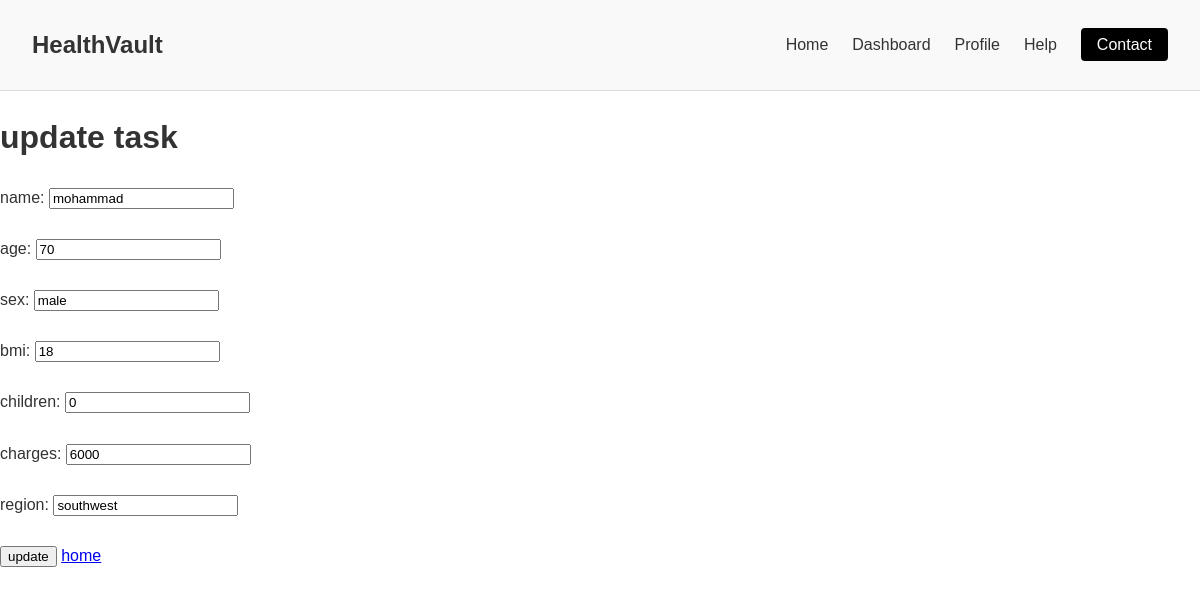
Screenshot of /update/1 with the database file from the repository.
### models/medic.py (models this page shows)
class Patients(db.Model):
    id = db.Column(db.Integer, primary_key=True)
    name = db.Column(db.String, nullable=False)
    age = db.Column(db.Integer, nullable=False)
    sex = db.Column(db.String, nullable=False)
    bmi = db.Column(db.Integer, nullable=False)
    children = db.Column(db.Integer, nullable=False)
    charges = db.Column(db.Integer, nullable=False)
    region = db.Column(db.String(100), nullable=False)

### app.py (the view, shortened to what this page needs)
@app.route('/update/<int:id>', methods=['GET', 'POST'])
def update(id):
    patient = Patients.query.get_or_404(id)
    print(patient.id)
    if not patient:
        return jsonify({'message': 'patient not found'}), 404
    return render_template('update.html', patient=patient)

### templates/update.html (shortened to what this page needs)
{% extends 'base.html' %}
{% block content %}
<h1>update task</h1>
<form method="POST" enctype="application/x-www-form-urlencoded">
    <label for="name">name:</label>
    <input type="text" id="name" name="name" value="{{patient.name}}" required><br><br>
    <label for="age">age:</label>
    <input type="text" id="age" name="age" value="{{ patient.age}}" required><br><br>
    <label for="sex">sex:</label>
    <input type="text" id="sex" name="sex" value="{{patient.sex}}" required><br><br>
    <label for="bmi">bmi:</label>
    <input type="text" id="bmi" name="bmi" value="{{ patient.bmi}}" required><br><br>
    <label for="children">children:</label>
    <input type="text" id="children" name="children" value="{{patient.children}}" required><br><br>
    <label for="charges">charges:</label>
    <input type="text" id="charges" name="charges" value="{{patient.charges}}" required><br><br>
    <label for="region">region:</label>
    <input type="text" id="region" name="region" value="{{patient.region}}" required><br><br>
    <input type="submit" value="update"> <a href="/"> home</a>
</form>
{% endblock %}

### templates/base.html (style rules this page uses)
body { font-family: Arial, sans-serif; margin: 0; padding: 0; color: #333; line-height: 1.6; }

### rows the page displays
Patients: name "mohammad", age "70", sex "male", bmi "18", children "0", charges "6000", region "southwest"
